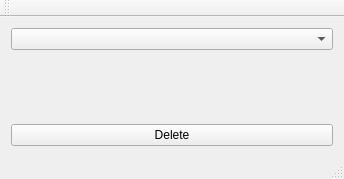
<?xml version="1.0" encoding="UTF-8"?>
<ui version="4.0">
 <class>MainWindow</class>
 <widget class="QMainWindow" name="MainWindow">
  <property name="geometry">
   <rect>
    <x>0</x>
    <y>0</y>
    <width>344</width>
    <height>179</height>
   </rect>
  </property>
  <property name="windowTitle">
   <string>MainWindow</string>
  </property>
  <widget class="QWidget" name="centralWidget">
   <layout class="QVBoxLayout" name="verticalLayout_2">
    <item>
     <layout class="QVBoxLayout" name="verticalLayout">
      <item>
       <widget class="QComboBox" name="comboBox"/>
      </item>
      <item>
       <widget class="QLabel" name="label">
        <property name="text">
         <string/>
        </property>
       </widget>
      </item>
      <item>
       <widget class="QPushButton" name="pushButton">
        <property name="text">
         <string>Delete</string>
        </property>
       </widget>
      </item>
     </layout>
    </item>
   </layout>
  </widget>
  <widget class="QMenuBar" name="menuBar">
   <property name="geometry">
    <rect>
     <x>0</x>
     <y>0</y>
     <width>344</width>
     <height>22</height>
    </rect>
   </property>
  </widget>
  <widget class="QToolBar" name="mainToolBar">
   <attribute name="toolBarArea">
    <enum>TopToolBarArea</enum>
   </attribute>
   <attribute name="toolBarBreak">
    <bool>false</bool>
   </attribute>
  </widget>
  <widget class="QStatusBar" name="statusBar"/>
 </widget>
 <layoutdefault spacing="6" margin="11"/>
 <resources/>
 <connections/>
</ui>
